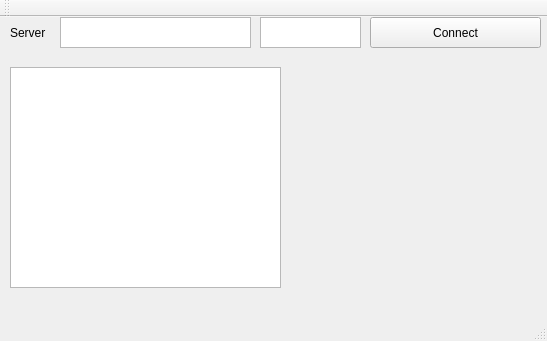
<?xml version="1.0" encoding="UTF-8"?>
<ui version="4.0">
 <class>RTCMainWindow</class>
 <widget class="QMainWindow" name="RTCMainWindow">
  <property name="geometry">
   <rect>
    <x>0</x>
    <y>0</y>
    <width>547</width>
    <height>341</height>
   </rect>
  </property>
  <property name="windowTitle">
   <string>MainWindow</string>
  </property>
  <widget class="QWidget" name="centralWidget">
   <widget class="QTextEdit" name="ServerEdit">
    <property name="geometry">
     <rect>
      <x>60</x>
      <y>0</y>
      <width>191</width>
      <height>31</height>
     </rect>
    </property>
   </widget>
   <widget class="QLabel" name="label">
    <property name="geometry">
     <rect>
      <x>10</x>
      <y>6</y>
      <width>51</width>
      <height>20</height>
     </rect>
    </property>
    <property name="text">
     <string>Server</string>
    </property>
   </widget>
   <widget class="QTextEdit" name="PortEdit">
    <property name="geometry">
     <rect>
      <x>260</x>
      <y>0</y>
      <width>101</width>
      <height>31</height>
     </rect>
    </property>
   </widget>
   <widget class="QPushButton" name="pushButton">
    <property name="geometry">
     <rect>
      <x>370</x>
      <y>0</y>
      <width>171</width>
      <height>31</height>
     </rect>
    </property>
    <property name="text">
     <string>Connect</string>
    </property>
   </widget>
   <widget class="QListWidget" name="peerListWidget">
    <property name="geometry">
     <rect>
      <x>10</x>
      <y>50</y>
      <width>271</width>
      <height>221</height>
     </rect>
    </property>
   </widget>
  </widget>
  <widget class="QMenuBar" name="menuBar">
   <property name="geometry">
    <rect>
     <x>0</x>
     <y>0</y>
     <width>547</width>
     <height>22</height>
    </rect>
   </property>
  </widget>
  <widget class="QToolBar" name="mainToolBar">
   <attribute name="toolBarArea">
    <enum>TopToolBarArea</enum>
   </attribute>
   <attribute name="toolBarBreak">
    <bool>false</bool>
   </attribute>
  </widget>
  <widget class="QStatusBar" name="statusBar"/>
 </widget>
 <layoutdefault spacing="6" margin="11"/>
 <resources/>
 <connections/>
</ui>
